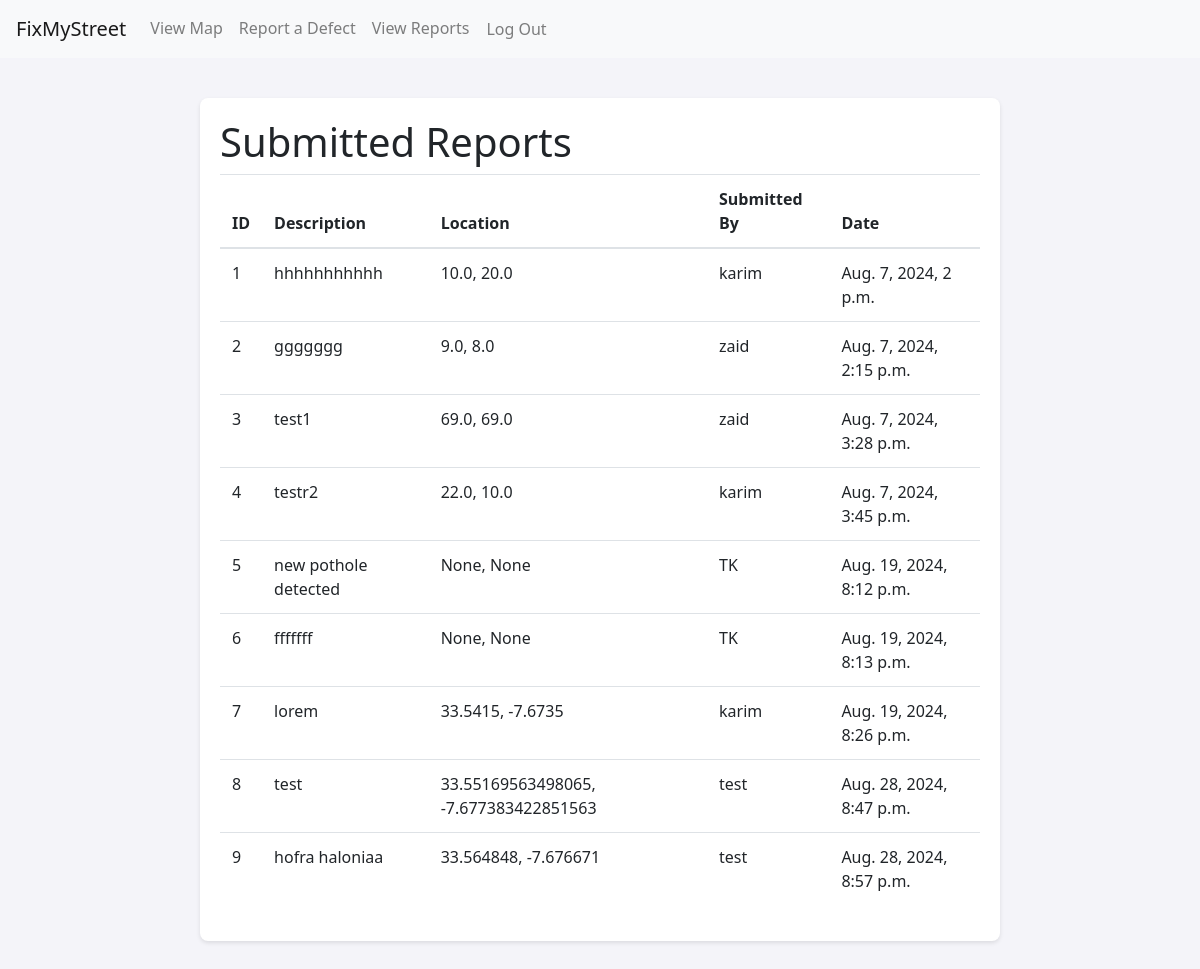
The app's page /view-reports/ (signed in) with its own data.
### reports/models.py (models this page shows, shortened)
class Report(models.Model):
    user = models.ForeignKey(User, on_delete=models.CASCADE)
    description = models.TextField()
    category = models.CharField(max_length=100)
    location = models.CharField(max_length=255, blank=True, null=True)  # Optional location description
    latitude = models.FloatField(blank=True, null=True)  # Optional latitude
    longitude = models.FloatField(blank=True, null=True)  # Optional longitude
    image = models.ImageField(upload_to='reports/', blank=True, null=True)
    status = models.CharField(max_length=50, default='New')
    created_at = models.DateTimeField(auto_now_add=True)
    updated_at = models.DateTimeField(auto_now=True)

### reports/views.py (the view)
# urls.py: path('view-reports/', views.view_reports, name='view_reports'),
@login_required
def view_reports(request):
    reports = Report.objects.all()
    return render(request, 'reports/view_reports.html', {'reports': reports})

### reports/templates/reports/view_reports.html
{% extends 'base.html' %}
{% block content %}
    <h1>Submitted Reports</h1>
    {% if reports %}
        <table class="table">
            <thead>
                <tr>
                    <th>ID</th>
                    <th>Description</th>
                    <th>Location</th>
                    <th>Submitted By</th>
                    <th>Date</th>
                </tr>
            </thead>
            <tbody>
                {% for report in reports %}
                    <tr>
                        <td>{{ report.id }}</td>
                        <td>{{ report.description }}</td>
                        <td>{{ report.latitude }}, {{ report.longitude }}</td>
                        <td>{{ report.user.username }}</td>
                        <td>{{ report.created_at }}</td>
                    </tr>
                {% endfor %}
            </tbody>
        </table>
    {% else %}
        <p>No reports available.</p>
    {% endif %}
{% endblock %}

### reports/templates/base.html (shortened to what this page needs)
<!DOCTYPE html>
<html lang="en">
<head>
    {% load static %}
    <link rel="stylesheet" href="https://maxcdn.bootstrapcdn.com/bootstrap/4.0.0/css/bootstrap.min.css">
    <link rel="stylesheet" href="https://unpkg.com/leaflet@1.7.1/dist/leaflet.css" />
</head>
<body>
    <nav class="navbar navbar-expand-lg navbar-light bg-light">
        <a class="navbar-brand" href="{% url 'index' %}">FixMyStreet</a>
        <div class="collapse navbar-collapse" id="navbarNav">
            <ul class="navbar-nav">
                <li class="nav-item">
                    <a class="nav-link" href="{% url 'map' %}">View Map</a>
                </li>
                {% if user.is_authenticated %}
                    <li class="nav-item">
                        <a class="nav-link" href="{% url 'report' %}">Report a Defect</a>
                    </li>
                    <li class="nav-item">
                        <a class="nav-link" href="{% url 'view_reports' %}">View Reports</a>
                    </li>
                    <form action="{% url 'logout' %}" method="post" style="display: inline;">
                        <button type="submit" class="btn btn-link nav-link">Log Out</button>
                    </form>
                {% endif %}
            </ul>
        </div>
    </nav>
    <div class="container">
        {% block content %}{% endblock %}
    </div>
</body>
</html>

### reports/templates/base.html (style rules this page uses)
body { font-family: 'Segoe UI', Tahoma, Geneva, Verdana, sans-serif; background-color: #f4f4f9; margin: 0; padding: 0; }
.container { max-width: 800px; margin: 40px auto; padding: 20px; background-color: #ffffff; border-radius: 8px; box-shadow: 0 2px 4px rgba(0, 0, 0, 0.1); }

### records on screen
Report: id "1", description "hhhhhhhhhhh", latitude "10.0", longitude "20.0", user.username "karim", created_at "Aug. 7, 2024, 2 p.m."
Report: id "2", description "ggggggg", latitude "9.0", longitude "8.0", user.username "zaid", created_at "Aug. 7, 2024, 2:15 p.m."
Report: id "3", description "test1", latitude "69.0", longitude "69.0", user.username "zaid", created_at "Aug. 7, 2024, 3:28 p.m."
Report: id "4", description "testr2", latitude "22.0", longitude "10.0", user.username "karim", created_at "Aug. 7, 2024, 3:45 p.m."
Report: id "5", description "new pothole detected", latitude "None", longitude "None", user.username "TK", created_at "Aug. 19, 2024, 8:12 p.m."
Report: id "6", description "fffffff", latitude "None", longitude "None", user.username "TK", created_at "Aug. 19, 2024, 8:13 p.m."
Report: id "7", description "lorem", latitude "33.5415", longitude "-7.6735", user.username "karim", created_at "Aug. 19, 2024, 8:26 p.m."
Report: id "8", description "test", latitude "33.55169563498065", longitude "-7.677383422851563", user.username "test", created_at "Aug. 28, 2024, 8:47 p.m."
Report: id "9", description "hofra haloniaa", latitude "33.564848", longitude "-7.676671", user.username "test", created_at "Aug. 28, 2024, 8:57 p.m."
